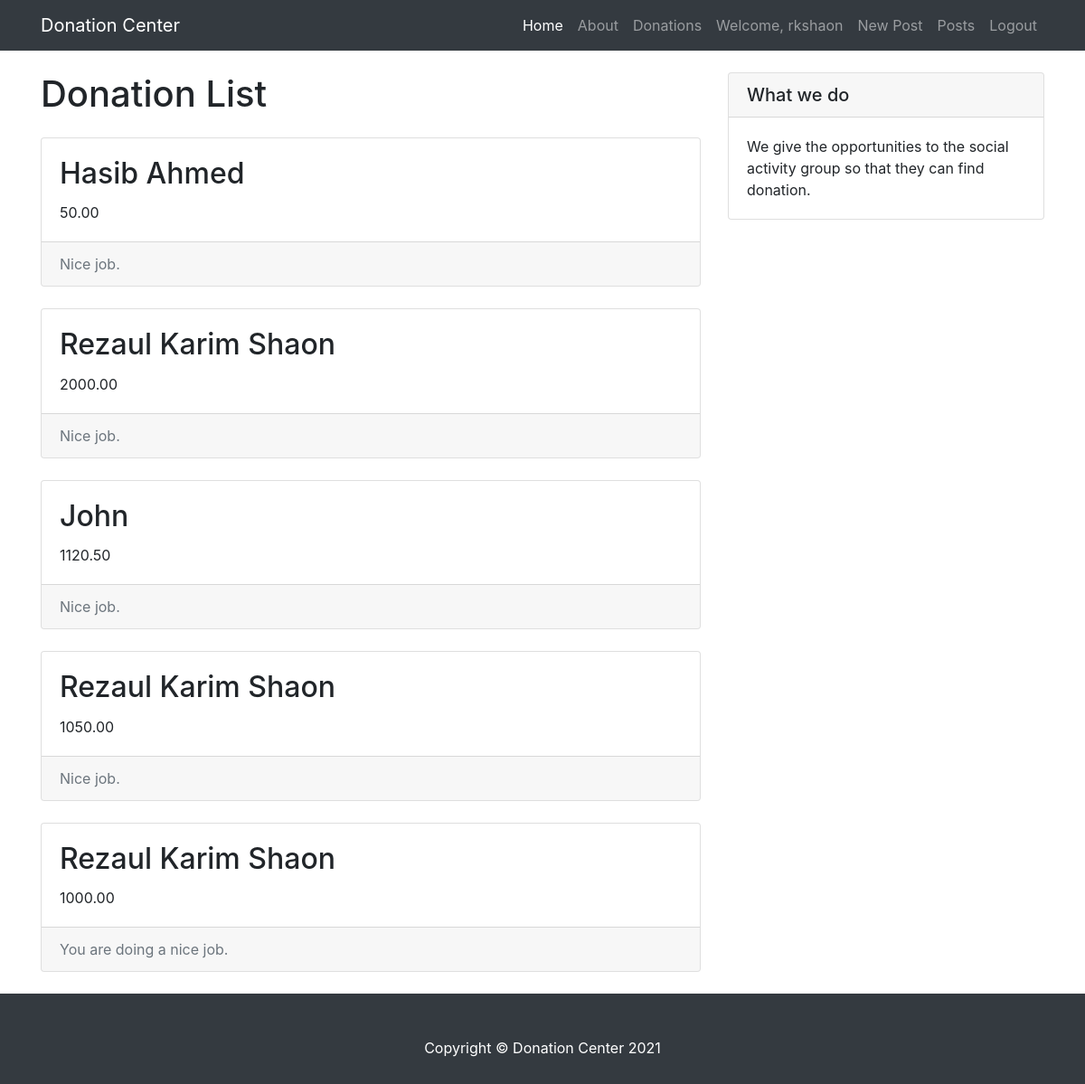
The app's page /donations/ (signed in) with its own data.
### donation_site/models.py (models this page shows, shortened)
class Donation(models.Model):
    name = models.CharField(max_length=100)
    amount = models.DecimalField(max_digits=10, decimal_places=2)
    message = models.TextField()
    author = models.ForeignKey('auth.user', on_delete=models.PROTECT, blank=True, null=True)

### donation_site/views.py (the view)
# urls.py: path('donations/', views.donation_list, name='donation_list'),
def donation_list(request):
    donations = Donation.objects.all().order_by('-id')
    total_donation = Donation.objects.aggregate(Sum('amount'))
    donate = False
    context = {
        'title': 'Donation | Donation Center',
        'donations': donations,
        'donate': donate,
        'total_donation': total_donation,
    }
    template = loader.get_template('donation_list.html')
    return HttpResponse(template.render(context, request))

### donation/templates/donation_list.html (shortened to what this page needs)
{% extends 'base.html' %}
{% block content %}
<div class="col-md-8" style="margin-bottom: 100px;">
  <h1 class="my-4">Donation List</h1>
  {% for donation in donations %}
  <div class="card mb-4">
    <div class="card-body">
      <h2 class="card-title">{{ donation.name }}</h2>
      <p class="card-text">{{ donation.amount }}</p>
    </div>
    <div class="card-footer text-muted">
      {{ donation.message }}
    </div>
  </div>
  {% endfor %}
</div>
{% endblock %}

### donation/templates/base.html (shortened to what this page needs)
<!DOCTYPE html>
{% load static %}
<!DOCTYPE html>
<html lang="en">
<head>
  <link href="{% static 'vendor/bootstrap/css/bootstrap.min.css' %}" rel="stylesheet">
  <link href="{% static 'css/blog-home.css' %}" rel="stylesheet">
</head>
<body>
  <nav class="navbar navbar-expand-lg navbar-dark bg-dark fixed-top">
    <div class="container">
      <a class="navbar-brand" href="{% url 'index' %}">Donation Center</a>
      <div class="collapse navbar-collapse" id="navbarResponsive">
        <ul class="navbar-nav ml-auto">
          <li class="nav-item active"><a class="nav-link" href="{% url 'index' %}">Home<span class="sr-only">(current)</span></a></li>
          <li class="nav-item"><a class="nav-link" href="{% url 'about' %}">About</a></li>
          <li class="nav-item"><a class="nav-link" href="{% url 'donation_list' %}">Donations</a></li>
          {% if user.is_authenticated %}
          <li class="nav-item"><a class="nav-link">Welcome, {{ user.username }}</a></li>
          <li class="nav-item"><a href="{% url 'create_post' %}" class="nav-link">New Post</a></li>
          <li class="nav-item"><a href="{% url 'my_posts' %}" class="nav-link">Posts</a></li>
          <li class="nav-item"><a href="{% url 'logout_page' %}" class="nav-link"> Logout</a></li>
          {% else %}
          <li class="nav-item"><a href="{% url 'registration_page' %}" class="nav-link"><span class="glyphicon glyphicon-user"></span> Sign Up</a></li>
          <li class="nav-item"><a href="{% url 'login_page' %}" class="nav-link"><span class="glyphicon glyphicon-log-in"></span> Login</a></li>
          {% endif %}
        </ul>
      </div>
    </div>
  </nav>
  <div class="container">
    <div class="row">
      {% block content %}
      {% endblock %}
      <div class="col-md-4">
        <div class="card my-4">
          <h5 class="card-header">What we do</h5>
          <div class="card-body">
            We give the opportunities to the social activity group so that they can find donation.
          </div>
        </div>
      </div>
    </div>
  </div>
  <footer class="py-5 bg-dark" style="position: fixed; height: 100px; bottom: 0; width: 100%; margin-bottom: 0px;">
    <div class="container">
      <p class="m-0 text-center text-white">Copyright &copy; Donation Center 2021</p>
    </div>
  </footer>
</body>
</html>

### donation/static/css/blog-home.css (style rules this page uses)
body { padding-top: 56px; }

### records on screen
Donation: name "Hasib Ahmed", amount "50.00", message "Nice job."
Donation: name "Rezaul Karim Shaon", amount "2000.00", message "Nice job."
Donation: name "John", amount "1120.50", message "Nice job."
Donation: name "Rezaul Karim Shaon", amount "1050.00", message "Nice job."
Donation: name "Rezaul Karim Shaon", amount "1000.00", message "You are doing a nice job."

### other values on screen
{{ user.username }} "rkshaon"
